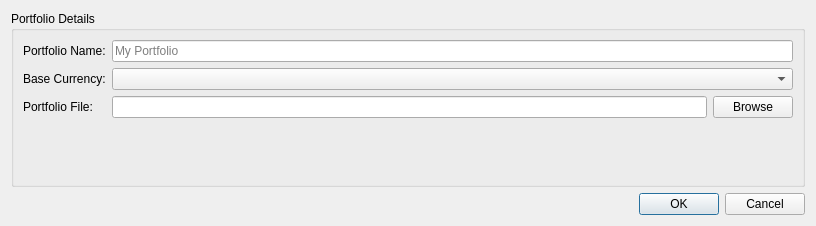
<?xml version="1.0" encoding="UTF-8"?>
<ui version="4.0">
 <class>PortfolioDialog</class>
 <widget class="QDialog" name="PortfolioDialog">
  <property name="geometry">
   <rect>
    <x>0</x>
    <y>0</y>
    <width>816</width>
    <height>226</height>
   </rect>
  </property>
  <property name="windowTitle">
   <string>Dialog</string>
  </property>
  <layout class="QVBoxLayout" name="verticalLayout_2">
   <item>
    <widget class="QGroupBox" name="gbPortfolioDetails">
     <property name="title">
      <string>Portfolio Details</string>
     </property>
     <layout class="QVBoxLayout" name="verticalLayout">
      <item>
       <layout class="QFormLayout" name="formLayout">
        <item row="0" column="0">
         <widget class="QLabel" name="lblPortfolioName">
          <property name="text">
           <string>Portfolio Name:</string>
          </property>
         </widget>
        </item>
        <item row="0" column="1">
         <widget class="QLineEdit" name="lePortfolioName">
          <property name="placeholderText">
           <string>My Portfolio</string>
          </property>
         </widget>
        </item>
        <item row="1" column="0">
         <widget class="QLabel" name="lblBaseCurrency">
          <property name="text">
           <string>Base Currency:</string>
          </property>
         </widget>
        </item>
        <item row="1" column="1">
         <widget class="QComboBox" name="cbBaseCurrency"/>
        </item>
        <item row="2" column="0">
         <widget class="QLabel" name="lblPortfolioFile">
          <property name="text">
           <string>Portfolio File:</string>
          </property>
         </widget>
        </item>
        <item row="2" column="1">
         <layout class="QHBoxLayout" name="horizontalLayout">
          <item>
           <widget class="QLineEdit" name="lePortfolioFile">
            <property name="readOnly">
             <bool>true</bool>
            </property>
           </widget>
          </item>
          <item>
           <widget class="QPushButton" name="btnBrowse">
            <property name="text">
             <string>Browse</string>
            </property>
           </widget>
          </item>
         </layout>
        </item>
       </layout>
      </item>
     </layout>
    </widget>
   </item>
   <item>
    <widget class="QDialogButtonBox" name="bbPortfolioDetails">
     <property name="enabled">
      <bool>true</bool>
     </property>
     <property name="orientation">
      <enum>Qt::Horizontal</enum>
     </property>
     <property name="standardButtons">
      <set>QDialogButtonBox::Cancel|QDialogButtonBox::Ok</set>
     </property>
    </widget>
   </item>
   <item>
    <layout class="QVBoxLayout" name="vlStatusBarLayout"/>
   </item>
  </layout>
 </widget>
 <resources/>
 <connections>
  <connection>
   <sender>bbPortfolioDetails</sender>
   <signal>accepted()</signal>
   <receiver>PortfolioDialog</receiver>
   <slot>accept()</slot>
   <hints>
    <hint type="sourcelabel">
     <x>248</x>
     <y>254</y>
    </hint>
    <hint type="destinationlabel">
     <x>157</x>
     <y>274</y>
    </hint>
   </hints>
  </connection>
  <connection>
   <sender>bbPortfolioDetails</sender>
   <signal>rejected()</signal>
   <receiver>PortfolioDialog</receiver>
   <slot>reject()</slot>
   <hints>
    <hint type="sourcelabel">
     <x>316</x>
     <y>260</y>
    </hint>
    <hint type="destinationlabel">
     <x>286</x>
     <y>274</y>
    </hint>
   </hints>
  </connection>
 </connections>
</ui>
